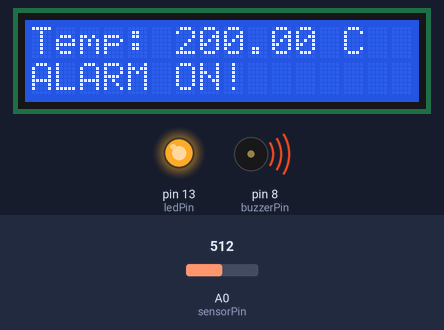
Simulated run of this sketch. Board: Arduino Uno, built with avr-gcc and run on an emulated ATmega328P. Shown: 16×2 character LCD, output pins drawn as LEDs (lit = HIGH), buzzer (waves = sounding). The test bench sets the inputs (shaded band); at power-on: A0 (sensorPin) = 512.

Above: at 2.7 s.
2.8 s: A0 (sensorPin) set to 172
At 4.3 s:
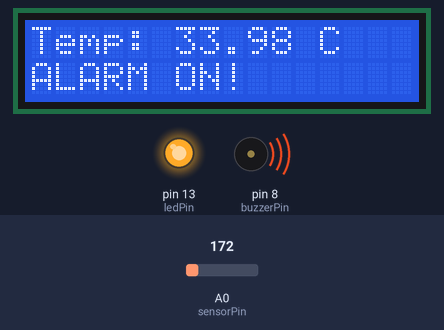
4.6 s: A0 (sensorPin) set to 147
At 5.9 s:
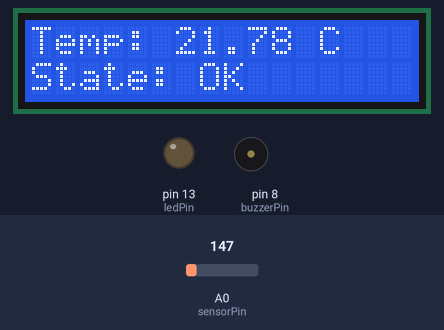
6.2 s: A0 (sensorPin) set to 122
At 6.9 s:
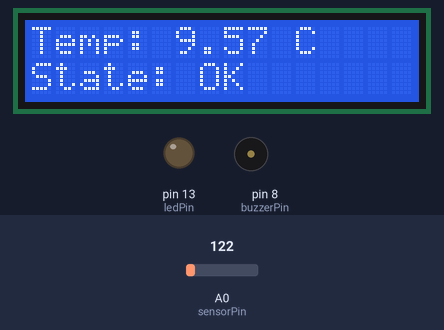
Timing chart, 0 to 9.2 s (numbered marks = the images above; inputs shaded):
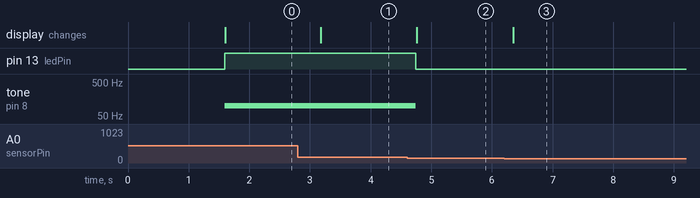

The sketch:

temperature_monitoring_system.ino
```cpp
#include <Adafruit_LiquidCrystal.h>

Adafruit_LiquidCrystal lcd(0);

const int sensorPin = A0;
const int ledPin = 13;
const int buzzerPin = 8;

// Hysteresis parameters
const float activation = 30.0;
const float deactivation = 28.0;

// State variable
bool alarmOn = false;

void setup() {
  lcd.begin(16, 2);
  pinMode(ledPin, OUTPUT);
  pinMode(buzzerPin, OUTPUT);

  lcd.print("Thermometer");
  delay(1500);
  lcd.clear();
}

void loop() {
  // Reading and conversion
  int firstReading = analogRead(sensorPin);
  float voltage = firstReading * (5.0 / 1024.0);
  float temperatureC = (voltage - 0.5) * 100;

  lcd.setCursor(0, 0);
  lcd.print("Temp: ");
  lcd.print(temperatureC);
  lcd.print(" C  ");

  // --- HYSTERESIS LOGIC ---
  if (temperatureC >= activation) {
    alarmOn = true;  // Turn alarm on
  } else if (temperatureC <= deactivation) {
    alarmOn = false; // Turn alarm off
  }
  // If the temperature is between 28 and 30 degrees, the alarm will not be deactivated

  // --- ACTIVATION ---
  lcd.setCursor(0, 1);
  if (alarmOn == true) {
    digitalWrite(ledPin, HIGH);
    tone(buzzerPin, 100);
    lcd.print("ALARM ON! ");
  } else {
    digitalWrite(ledPin, LOW);
    noTone(buzzerPin);
    lcd.print("State: OK       ");
  }

  delay(500);
}
```

Measured:
- the behaviour switches between 160 and 159 on A0 (sensorPin) (found by bisection; images 1 and 2)
- after the input at 2.8 s, the display: changes after 0.38 s (image 1)
- after the input at 4.6 s, pin 13 (ledPin): HIGH → LOW after 0.15 s; tone on pin 8 (buzzerPin): 100 Hz → silent after 0.15 s; the display: changes after 0.16 s (image 2)
- after the input at 6.2 s, the display: changes after 0.15 s (image 3)
